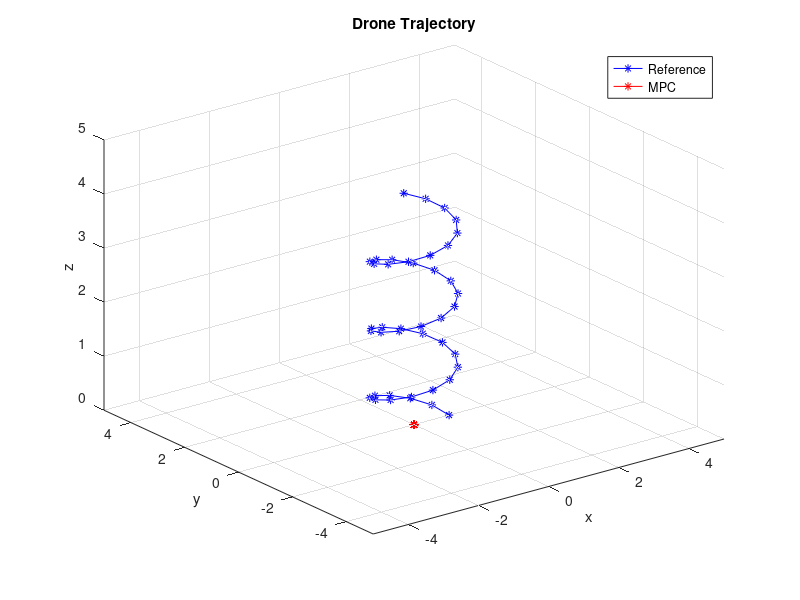
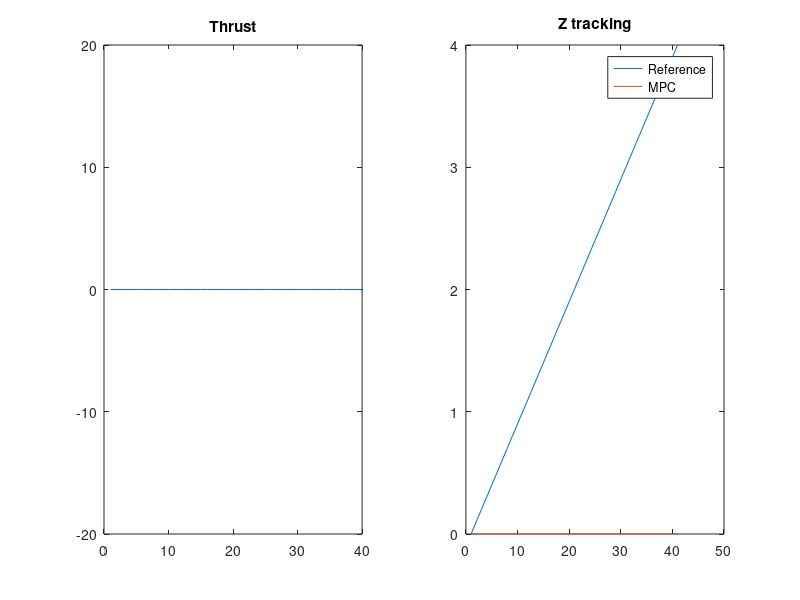

Write MATLAB code to recreate these figures, in order.
Nu = 5; % Number of control inputs (appended gravity term)
Nx = 6; % Number of states
N = 40; % Time horizons to consider
Nq = N*(Nx+1) + N*(Nu); % Toal number of decision variables
dt = 0.1; % Time horizon
m = 1; % Mass of drone

% Weights on state deviation and control input
Qx = diag([100 100 1000 1 1 1]);
Qn = 10*Qx;
Ru = diag([1 1 1 0.01 0]);

% Bounds on states and controls
xmin = [-inf;-inf;-inf;-inf;-inf;-inf];
xmax = [inf; inf; inf;inf;inf;inf];
umin = [-pi/2;-pi/2;-pi/2;-20;1];
umax = [pi/2;pi/2;pi/2;20;1];

% Refernce trajectory
xref = cos(0.5*(0:N));
yref = sin(0.5*(0:N));
zref = 0.1*(0:N);

dxref = zeros(1,N+1);
dyref = zeros(1,N+1);
dzref = zeros(1,N+1);

% Linearized dynamics
Ad = [1 0 0 dt 0  0;
      0 1 0 0  dt 0;
      0 0 1 0  0  dt;
      0 0 0 1  0  0 ;
      0 0 0 0  1  0;
      0 0 0 0  0  1];
  
Bd = [0 0 0 0 0;
      0 0 0 0 0;
      0 0 0 0 0;
      -9.8*dt 0 0 0 0;
      0 9.8*dt 0 0 0;
      0 0 0 dt/m -9.8*dt];

% Quadratic cost function
Hq = kron(eye(N),Qx);
Hqn = Qn;
Hu = kron(eye(N),Ru);

H = blkdiag(Hq,Hqn,Hu);

y = [xref;yref;zref;dxref;dyref;dzref];
y = y(:);
fx = y'*blkdiag(kron(eye(N),Qx),Qn);
fu = zeros(N*Nu,1);
f = -[fx';fu];

% Linearized dynamics equality constraints
A_padded_eye = padarray(kron(eye(N), -eye(Nx,Nx)), [0 Nx],0,'pre');
A_padded_ad = padarray(kron(eye(N),Ad),[0,Nx],0,'post');
Aeq = [A_padded_eye + A_padded_ad, kron(eye(N),Bd)];
beq = zeros(N*Nx,1);

% Bounds
x0 = [xref(1);yref(1);zref(1);dxref(1);dyref(1);dzref(1)];
Lb = [x0;repmat(xmin,N,1);repmat(umin,N,1)];
Ub = [x0;repmat(xmax,N,1);repmat(umax,N,1)];

% No inequality constraints (control constraints specified as bounds)
A = [];
b = [];

[Qout,fval] = quadprog(H,f,A,b,Aeq,beq,Lb,Ub);

xend = Nx*(N+1);
xout = Qout(1:Nx:xend);
yout = Qout(2:Nx:xend);
zout = Qout(3:Nx:xend);
dxout = Qout(4:Nx:xend);
dyout = Qout(5:Nx:xend);
dzout = Qout(6:Nx:xend);

ustart = xend+1;
u1out = Qout(ustart+0:Nu:end);
u2out = Qout(ustart+1:Nu:end);
u3out = Qout(ustart+2:Nu:end);
u4out = Qout(ustart+3:Nu:end);
u5out = Qout(ustart+4:Nu:end);

figure
plot3(xref,yref,zref, 'b*-')
hold on
plot3(xout,yout,zout, 'r*-')
grid on
xlabel('x')
ylabel('y')
zlabel('z')
title('Drone Trajectory')
legend('Reference', 'MPC')
xlim([-5 5])
ylim([-5 5])
zlim([0 5])

figure
subplot(1,2,1)
plot(u4out)
title('Thrust')
ylim([umin(4), umax(4)])

subplot(1,2,2)
plot(zref)
hold on
plot(zout)
title('Z tracking')
legend('Reference', 'MPC')

